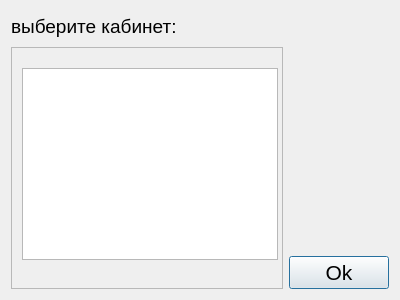
<?xml version="1.0" encoding="UTF-8"?>
<ui version="4.0">
 <class>Dialog</class>
 <widget class="QDialog" name="Dialog">
  <property name="geometry">
   <rect>
    <x>0</x>
    <y>0</y>
    <width>400</width>
    <height>300</height>
   </rect>
  </property>
  <property name="windowTitle">
   <string>Dialog</string>
  </property>
  <layout class="QHBoxLayout" name="horizontalLayout">
   <item>
    <layout class="QVBoxLayout" name="verticalLayout">
     <item>
      <widget class="QLabel" name="label">
       <property name="minimumSize">
        <size>
         <width>0</width>
         <height>30</height>
        </size>
       </property>
       <property name="maximumSize">
        <size>
         <width>16777215</width>
         <height>70</height>
        </size>
       </property>
       <property name="font">
        <font>
         <pointsize>14</pointsize>
        </font>
       </property>
       <property name="text">
        <string>выберите кабинет:</string>
       </property>
      </widget>
     </item>
     <item>
      <widget class="QScrollArea" name="scrollArea">
       <property name="widgetResizable">
        <bool>true</bool>
       </property>
       <widget class="QWidget" name="scrollAreaWidgetContents">
        <property name="geometry">
         <rect>
          <x>0</x>
          <y>0</y>
          <width>268</width>
          <height>242</height>
         </rect>
        </property>
        <widget class="QListWidget" name="list_kab">
         <property name="geometry">
          <rect>
           <x>10</x>
           <y>20</y>
           <width>256</width>
           <height>192</height>
          </rect>
         </property>
        </widget>
       </widget>
      </widget>
     </item>
    </layout>
   </item>
   <item>
    <layout class="QVBoxLayout" name="verticalLayout_2">
     <item>
      <layout class="QVBoxLayout" name="verticalLayout_3">
       <item>
        <spacer name="verticalSpacer">
         <property name="orientation">
          <enum>Qt::Vertical</enum>
         </property>
         <property name="sizeHint" stdset="0">
          <size>
           <width>20</width>
           <height>40</height>
          </size>
         </property>
        </spacer>
       </item>
       <item>
        <widget class="QPushButton" name="ok">
         <property name="minimumSize">
          <size>
           <width>100</width>
           <height>30</height>
          </size>
         </property>
         <property name="font">
          <font>
           <pointsize>16</pointsize>
          </font>
         </property>
         <property name="text">
          <string>Ok</string>
         </property>
        </widget>
       </item>
      </layout>
     </item>
    </layout>
   </item>
  </layout>
 </widget>
 <resources/>
 <connections/>
</ui>
